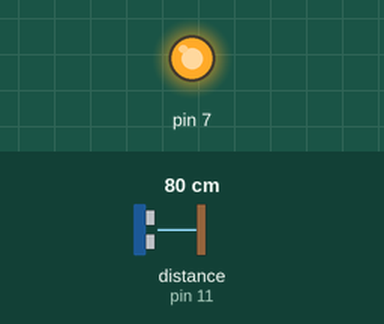
Bench run of a sketch on a simulated Arduino Uno, built with avr-gcc and run on an emulated ATmega328P. Shown: output pins drawn as LEDs (lit = HIGH). Wiring (inferred from the names in the program): ultrasonic range finder: trigger pin 12; echo pin 11. Inputs (shaded band) come from the test bench; at power-on: distance to the obstacle (sensor on pin 11) 80 cm. The echo pulse lasts 58.3 µs per cm; pins used as bus, display or sensor lines are not drawn.

Above: at 0.1 s.
Timing chart, 0 to 1.6 s (numbered marks = the images above):
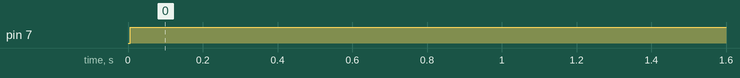

The sketch:

TARP.ino
```cpp
int trig = 12;
int echo = 11;

void setup()
{
  Serial.begin(9600);
  pinMode(trig, OUTPUT);
  pinMode(echo, INPUT);
  pinMode(7,OUTPUT);
}

void loop()
{
  long t = 0, h = 0, hp = 0;

  // Transmitting pulse
  digitalWrite(trig, LOW);
  delayMicroseconds(2);
  digitalWrite(trig, HIGH);
  delayMicroseconds(10);
  digitalWrite(trig, LOW);

  // Waiting for pulse
  t = pulseIn(echo, HIGH);

  // Calculating distance
  h = t / 58;

  h = h - 6;  // offset correction
  h = 50 - h;  // water height, 0 - 50 cm

  hp = 2 * h;  // distance in %, 0-100 %

  if(hp < 25 )
  {
    digitalWrite(7,HIGH);
    Serial.begin(38400); // Default communication rate of the Bluetooth module

  }

  delay(1000);
}
```

Measured:
- by itself, pin 7: LOW → HIGH at 0.01 s
